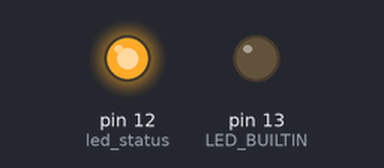
A sketch run on a simulated Arduino Uno, built with avr-gcc and run on an emulated ATmega328P. Shown: output pins drawn as LEDs (lit = HIGH). The ROS host is connected and sends only what is stated.

Above: at 0.02 s.
At 7.2 s:
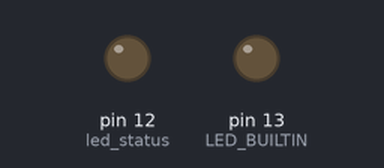
Timing chart, 0 to 7.5 s (numbered marks = the images above):
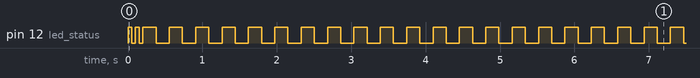

The sketch:

ros_params.ino
```cpp
#include <ros.h>

#include <std_msgs/Int32.h>

constexpr int led_status = 12;
//create your handle
ros::NodeHandle nh;
std_msgs::Int32 output;
ros::Publisher publisher("stat", &output);

void setup() {
  pinMode(LED_BUILTIN, OUTPUT);
  pinMode(led_status, OUTPUT);

  nh.getHardware()->setBaud(115200);
  nh.initNode();

  nh.advertise(publisher);
}

int value = 50;

void loop() {

  digitalWrite(led_status, HIGH);
  delay(value);
  digitalWrite(led_status, LOW);
  delay(value);

  nh.spinOnce();
  digitalWrite(led_status, HIGH);
  delay(value);
  digitalWrite(led_status, LOW);
  delay(value);

  nh.spinOnce();

  output.data = value;
  publisher.publish(&output);

  nh.spinOnce();

  if (!nh.getParam("param", &value) ){
    value = 177;
  }
}
```

Measured:
- by itself, pin 12 (led_status): goes HIGH 0.05 s, LOW 0.05 s, HIGH 0.05 s, LOW 0.05 s, 366 × (HIGH 0.18 s, LOW 0.18 s), then HIGH
- by itself, everything shown: repeats every 11.3 s, in 64 steps
